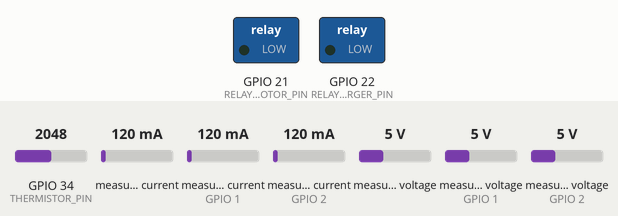
The sketch below on a simulated ESP32. Shown: switched loads named in the sketch (green lamp = pin HIGH). The inputs (shaded band) are chosen by the test bench; at power-on: measured voltage (sensors on GPIO 1, GPIO 2) 5 V, GPIO 34 (THERMISTOR_PIN) = 2048, measured current 120 mA, measured current (sensors on GPIO 1, GPIO 2) 120 mA, measured voltage 5 V. WiFi joins after 1.5 s; servers stay silent unless stated; what the sketch prints to the serial monitor is not drawn.

Above: at 3.7 s.
3.8 s: measured voltage (sensor on GPIO 1) set to 11.8 V
5.7 s: measured voltage (sensor on GPIO 1) set to 12.2 V
At 7.7 s:
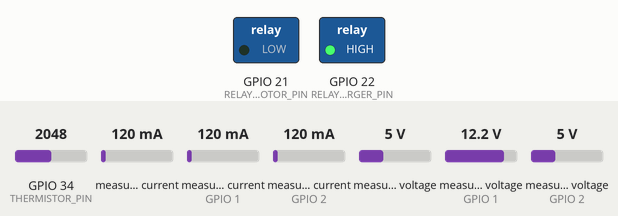
8.0 s: GPIO 34 (THERMISTOR_PIN) set to 1143
9.7 s: GPIO 34 (THERMISTOR_PIN) set to 1043
At 11.1 s:
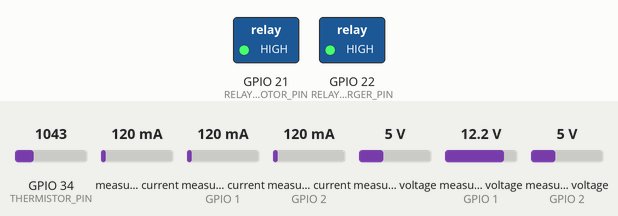
12.1 s: measured voltage (sensor on GPIO 1) set to 10.5 V
13.8 s: measured voltage (sensor on GPIO 1) set to 10 V
At 15.5 s:
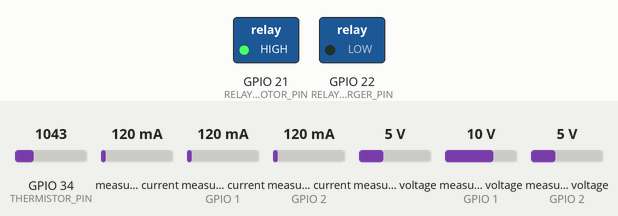
Timing chart, 0 to 17.0 s (numbered marks = the images above; inputs shaded):
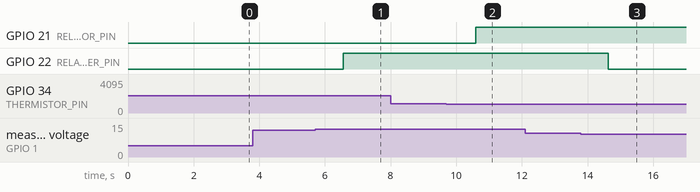

Measured:
- the behaviour switches between 12 and 12.1 V on measured voltage (sensor on GPIO 1) (found by bisection; images 0 and 1)
- the behaviour switches between 1083 and 1082 on GPIO 34 (THERMISTOR_PIN) (found by bisection; images 1 and 2)
- the behaviour switches between 10.3 and 10.2 V on measured voltage (sensor on GPIO 1) (found by bisection; images 2 and 3)
- after the input at 3.8 s, every drawn part: stays the same
- after the input at 5.7 s, GPIO 22 (RELAY_CHARGER_PIN): LOW → HIGH after 0.85 s
- after the input at 8.0 s, every drawn part: stays the same
- after the input at 9.7 s, GPIO 21 (RELAY_MOTOR_PIN): LOW → HIGH after 0.90 s
- after the input at 12.1 s, every drawn part: stays the same
- after the input at 13.8 s, GPIO 22 (RELAY_CHARGER_PIN): HIGH → LOW after 0.83 s

The sketch:

KIT_4.2_EV-Prototype_Transmitter_M001.ino
```cpp
#include <Wire.h>
#include <INA3221.h>
#include <driver/adc.h>
#include <esp_adc_cal.h>
#include <math.h>

// === CAN Bus Libraries ===
#include <SPI.h>
#include <mcp2515.h>  // <-- Already included

// === WiFi Manager & OTA ===
#include <WiFi.h>
#include <WiFiManager.h>
#include <ArduinoOTA.h>

// === System Configuration ===
#define SERIAL_SPEED 115200
#define SHUNT_RESISTOR_MOHM 100

#define RELAY_CHARGER_PIN 22
#define RELAY_MOTOR_PIN   21

#define VOLTAGE_THRESHOLD_HIGH 12.10
#define VOLTAGE_THRESHOLD_LOW  10.20

#define THERMISTOR_PIN 34
#define SERIES_RESISTOR 10000.0
#define NOMINAL_RESISTANCE 10000.0
#define NOMINAL_TEMPERATURE 25.0
#define B_COEFFICIENT 3950.0
#define VREF 1100.0
#define TEMPERATURE_LIMIT 50.0

#define I2C_SDA 16
#define I2C_SCL 17

// === INA3221 ===
TwoWire customWire = TwoWire(0);
INA3221 ina_0(INA3221_ADDR40_GND);

// === CAN Setup ===
MCP2515 mcp2515(5);  // CS pin for MCP2515 (adjust if needed)
struct can_frame canMsg;

bool relayChargingState = true;
bool motorRunning = true;

// === Thermistor Calibration ===
esp_adc_cal_characteristics_t adc_chars;

void current_measure_init() {
  customWire.begin(I2C_SDA, I2C_SCL, 100000);
  ina_0.begin(&customWire);
  ina_0.reset();
  ina_0.setShuntRes(SHUNT_RESISTOR_MOHM, SHUNT_RESISTOR_MOHM, SHUNT_RESISTOR_MOHM);
}

float readMotorTemperatureCelsius() {
  uint32_t raw_adc = 0;
  for (int i = 0; i < 64; i++) raw_adc += adc1_get_raw(ADC1_CHANNEL_6);
  raw_adc /= 64;

  uint32_t voltage_mv = esp_adc_cal_raw_to_voltage(raw_adc, &adc_chars);
  float voltage = voltage_mv / 1000.0;
  float resistance = SERIES_RESISTOR * voltage / (3.3 - voltage);

  float steinhart = resistance / NOMINAL_RESISTANCE;
  steinhart = log(steinhart);
  steinhart /= B_COEFFICIENT;
  steinhart += 1.0 / (NOMINAL_TEMPERATURE + 273.15);
  steinhart = 1.0 / steinhart;
  float tempC = steinhart - 273.15;

  Serial.printf("Motor Temp: %.2f °C | Resistance: %.2f kΩ\n", tempC, resistance / 1000.0);
  return tempC;
}

void setup() {
  Serial.begin(SERIAL_SPEED);
  delay(1000);

  // === WiFi Manager ===
  WiFi.mode(WIFI_STA);
  WiFiManager wm;
  wm.setTimeout(180);
  if (!wm.autoConnect("EV-Protype_Transmitter")) {
    Serial.println("Failed to connect WiFi. Restarting...");
    ESP.restart();
  }
  Serial.println("WiFi connected: " + WiFi.localIP().toString());

  // === OTA Setup ===
  ArduinoOTA.setHostname("EV-Prototype_transmitter");
  ArduinoOTA.begin();
  Serial.println("OTA Ready");

  pinMode(RELAY_CHARGER_PIN, OUTPUT);
  pinMode(RELAY_MOTOR_PIN, OUTPUT);
  digitalWrite(RELAY_CHARGER_PIN, LOW);
  digitalWrite(RELAY_MOTOR_PIN, LOW);
  relayChargingState = true;
  motorRunning = true;

  current_measure_init();

  adc1_config_width(ADC_WIDTH_BIT_12);
  adc1_config_channel_atten(ADC1_CHANNEL_6, ADC_ATTEN_DB_11);
  esp_adc_cal_characterize(ADC_UNIT_1, ADC_ATTEN_DB_11, ADC_WIDTH_BIT_12, VREF, &adc_chars);

  // === CAN Init ===
  SPI.begin();
  if (mcp2515.reset() != MCP2515::ERROR_OK) {
    Serial.println("MCP2515 init failed");
    while (1);
  }
  mcp2515.setBitrate(CAN_500KBPS, MCP_8MHZ);
  mcp2515.setNormalMode();
  Serial.println("MCP2515 initialized");

  Serial.println("System Initialized.");
}

void loop() {
  ArduinoOTA.handle();  // === OTA Handler ===

  float voltageA1 = ina_0.getVoltage(INA3221_CH1);
  float currentA1 = ina_0.getCurrent(INA3221_CH1) * 1000;

  float voltageA2 = ina_0.getVoltage(INA3221_CH2);
  float currentA2 = ina_0.getCurrent(INA3221_CH2) * 1000;

  float voltageB1 = ina_0.getVoltage(INA3221_CH3);
  float currentB1 = ina_0.getCurrent(INA3221_CH3) * 1000;

  Serial.printf("Charger (A1): %6.0f mA | %4.2f V\n", currentA1, voltageA1);
  Serial.printf("Battery (A2): %6.0f mA | %4.2f V\n", currentA2, voltageA2);
  Serial.printf("Motor   (B1): %6.0f mA | %4.2f V\n", currentB1, voltageB1);

  if (relayChargingState && voltageA2 >= VOLTAGE_THRESHOLD_HIGH) {
    relayChargingState = false;
    digitalWrite(RELAY_CHARGER_PIN, HIGH);
    Serial.println("🔋 Battery full — Charging OFF");
  } else if (!relayChargingState && voltageA2 <= VOLTAGE_THRESHOLD_LOW) {
    relayChargingState = true;
    digitalWrite(RELAY_CHARGER_PIN, LOW);
    Serial.println("🔋 Battery low — Charging ON");
  }

  float motorTemp = readMotorTemperatureCelsius();

  if (motorTemp >= TEMPERATURE_LIMIT && motorRunning) {
    digitalWrite(RELAY_MOTOR_PIN, HIGH);
    motorRunning = false;
    Serial.println("🔥 Motor temp too high — Motor OFF");
  } else if (motorTemp < (TEMPERATURE_LIMIT - 5) && !motorRunning) {
    digitalWrite(RELAY_MOTOR_PIN, LOW);
    motorRunning = true;
    Serial.println("✅ Motor cooled — Motor ON");
  }

  Serial.printf("Relay (Charger): %s | Relay (Motor): %s\n",
                relayChargingState ? "ON (Charging)" : "OFF",
                motorRunning ? "ON (Running)" : "OFF");

  Serial.println("-----------------------------");

  // === SEND SENSOR DATA OVER CAN ===
  int temp_scaled     = (int)(motorTemp * 10);
  int battV_scaled    = (int)(voltageA2 * 100);
  int battC_scaled    = (int)currentA2;
  int chargV_scaled   = (int)(voltageA1 * 100);
  int chargC_scaled   = (int)currentA1;
  int motorV_scaled   = (int)(voltageB1 * 100);
  int motorC_scaled   = (int)currentB1;
  uint8_t relays      = (relayChargingState ? 1 : 0) | (motorRunning ? 2 : 0);

  // Frame 1: Temp, Batt V, Batt C
  canMsg.can_id  = 0x101;
  canMsg.can_dlc = 8;
  canMsg.data[0] = temp_scaled >> 8;
  canMsg.data[1] = temp_scaled & 0xFF;
  canMsg.data[2] = battV_scaled >> 8;
  canMsg.data[3] = battV_scaled & 0xFF;
  canMsg.data[4] = battC_scaled >> 8;
  canMsg.data[5] = battC_scaled & 0xFF;
  canMsg.data[6] = 0;
  canMsg.data[7] = 0;
  mcp2515.sendMessage(&canMsg);

  // Frame 2: Charger V/C + Motor V
  canMsg.can_id  = 0x102;
  canMsg.data[0] = chargV_scaled >> 8;
  canMsg.data[1] = chargV_scaled & 0xFF;
  canMsg.data[2] = chargC_scaled >> 8;
  canMsg.data[3] = chargC_scaled & 0xFF;
  canMsg.data[4] = motorV_scaled >> 8;
  canMsg.data[5] = motorV_scaled & 0xFF;
  canMsg.data[6] = 0;
  canMsg.data[7] = 0;
  mcp2515.sendMessage(&canMsg);

  // Frame 3: Motor C + Relay States
  canMsg.can_id  = 0x103;
  canMsg.data[0] = motorC_scaled >> 8;
  canMsg.data[1] = motorC_scaled & 0xFF;
  canMsg.data[2] = relays;
  canMsg.data[3] = 0;
  canMsg.data[4] = 0;
  canMsg.data[5] = 0;
  canMsg.data[6] = 0;
  canMsg.data[7] = 0;
  mcp2515.sendMessage(&canMsg);

  delay(2000);
}
```
